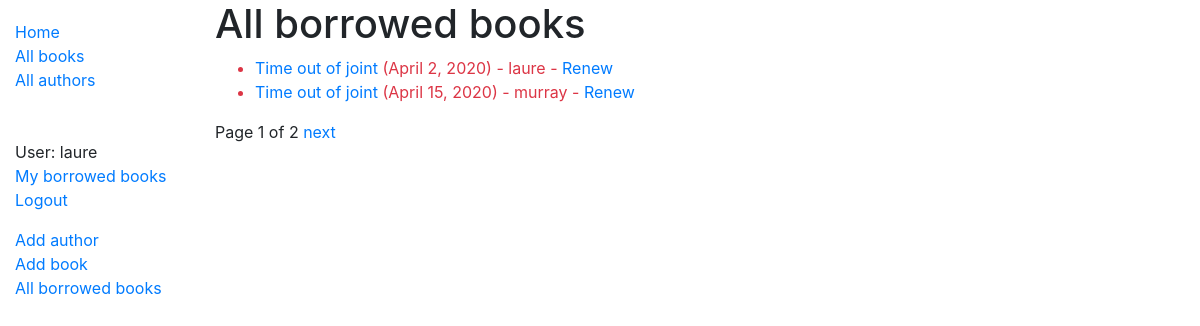
Page /catalog/borrowedbooks/ (signed in) on the earlier database version.
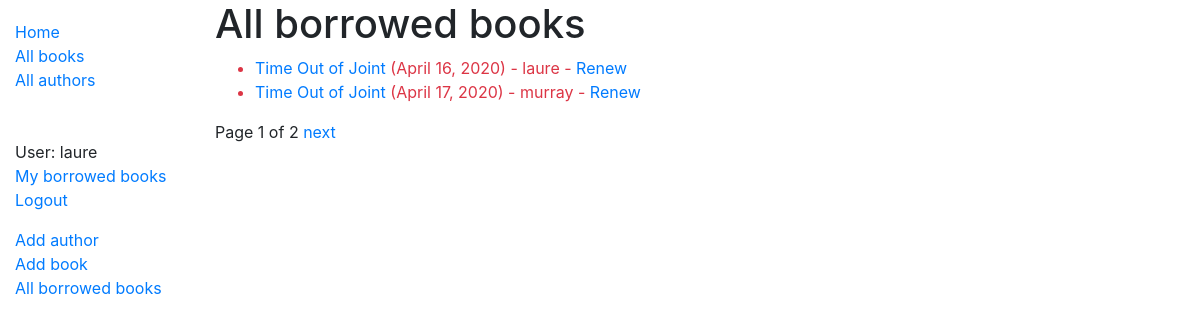
Same page on the later database version.
### catalog/models.py (models this page shows, shortened)
class BookInstance(models.Model):
    id = models.UUIDField(primary_key=True, default=uuid.uuid4, help_text='Unique ID for this particular book across whole library')
    book = models.ForeignKey('Book', on_delete=models.SET_NULL, null=True)
    imprint = models.CharField(max_length=200)
    due_back = models.DateField(null=True, blank=True)
    borrower = models.ForeignKey(User, on_delete=models.SET_NULL, null=True, blank=True)
    LOAN_STATUS = (
        ('m', 'Maintenance'),
        ('o', 'On loan'),
        ('a', 'Available'),
        ('r', 'Reserved'),
    )
    status = models.CharField(
        max_length=1,
        choices=LOAN_STATUS,
        blank=True,
        default='m',
        help_text='Book availability',
    )
    @property
    def is_overdue(self):
        if self.due_back and date.today() > self.due_back:
            return True
        return False
    class Meta:
        ordering = ['due_back']
        permissions = (("can_mark_returned", "Set book as returned"),)

class Book(models.Model):
    title = models.CharField(max_length=200)
    author = models.ForeignKey('Author', on_delete=models.SET_NULL, null=True)
    summary = models.TextField(max_length=1000, help_text='Enter a brief description of the book')
    isbn = models.CharField('ISBN', max_length=13, help_text='13 Character <a href="https://www.isbn-international.org/content/what-isbn">ISBN number</a>')
    genre = models.ManyToManyField(Genre, help_text='Select a genre for this book')
    def display_genre(self):
        """Create a string for the Genre. This is required to display genre in Admin."""
        return ', '.join(genre.name for genre in self.genre.all()[:3])
    display_genre.short_description = 'Genre'
    language = models.ForeignKey(Language, on_delete=models.SET_NULL, null=True, help_text='Select a language for this book')
    def display_language(self):
        return language.name
    display_language.short_description = 'Language'

### catalog/views.py (the view)
# urls.py: path('borrowedbooks/', views.LoanedBooksListView.as_view(), name='all-borrowed'),
class LoanedBooksListView(PermissionRequiredMixin,generic.ListView):
    permission_required = 'catalog.can_mark_returned'
    model = BookInstance
    template_name ='catalog/bookinstance_list_borrowed_all.html'
    paginate_by = 2
    def get_queryset(self):
        return BookInstance.objects.filter(status__exact='o').order_by('due_back')

### catalog/templates/catalog/bookinstance_list_borrowed_all.html
{% extends "base_generic.html" %}
{% block content %}
    <h1>All borrowed books</h1>
    {% if bookinstance_list %}
    <ul>
      {% for bookinst in bookinstance_list %}
      <li class="{% if bookinst.is_overdue %}text-danger{% endif %}">
	      <a href="{% url 'book-detail' bookinst.book.pk %}">{{bookinst.book.title}}</a> ({{ bookinst.due_back }}) - {{ bookinst.borrower.get_username }}
	      {% if perms.catalog.can_mark_returned %}- <a href="{% url 'renew-book-librarian' bookinst.id %}">Renew</a>  {% endif %}
      </li>
      {% endfor %}
    </ul>
    {% else %}
      <p>There are no books borrowed.</p>
    {% endif %}
{% endblock %}

### catalog/templates/base_generic.html (shortened to what this page needs)
<!DOCTYPE html>
<html lang="en">
<head>
  <link rel="stylesheet" href="https://stackpath.bootstrapcdn.com/bootstrap/4.1.3/css/bootstrap.min.css">
  {% load static %}
  <link rel="stylesheet" href="{% static 'css/styles.css' %}">
</head>
<body>
  <div class="container-fluid">
    <div class="row">
      <div class="col-sm-2">
      {% block sidebar %}
        <ul class="sidebar-nav">
          <li><a href="{% url 'index' %}">Home</a></li>
	  <li><a href="{% url 'books' %}">All books</a></li>
	  <li><a href="{% url 'authors' %}">All authors</a></li><br><br>
   {% if user.is_authenticated %}
     <li>User: {{ user.get_username }}</li>
     <li><a href="{% url 'my-borrowed' %}">My borrowed books</a></li>
     <li><a href="{% url 'logout'%}?next={{request.path}}">Logout</a></li>
   {% else %}
     <li><a href="{% url 'login'%}?next={{request.path}}">Login</a></li>
   {% endif %}
	</ul>
	{% if perms.catalog.can_mark_returned %}
	    <a href="/catalog/author/create">Add author</a><br>
	    <a href="/catalog/book/create">Add book</a><br>
	    <a href="/catalog/borrowedbooks/">All borrowed books</a><br>
	{% endif %}
     {% endblock %}
      </div>
      <div class="col-sm-10 ">
	      {% block content %}{% endblock %}
      <div>
  {% block pagination %}
    {% if is_paginated %}
        <div class="pagination">
            <span class="page-links">
                <span class="page-current">
                    Page {{ page_obj.number }} of {{ page_obj.paginator.num_pages }}
                </span>
                {% if page_obj.has_next %}
                    <a href="{{ request.path }}?page={{ page_obj.next_page_number }}">next</a>
                {% endif %}
            </span>
        </div>
    {% endif %}
  {% endblock %}
      </div>
      </div>
    </div>
  </div>
</body>
</html>

### catalog/static/css/styles.css (style rules this page uses)
.sidebar-nav { margin-top: 20px; padding: 0; list-style: none; }

Differences in the rows shown:
changed BookInstance "laure": book "Time out of joint" → "Time Out of Joint"; due_back "April 2, 2020" → "April 16, 2020"
changed BookInstance "murray": book "Time out of joint" → "Time Out of Joint"; due_back "April 15, 2020" → "April 17, 2020"
